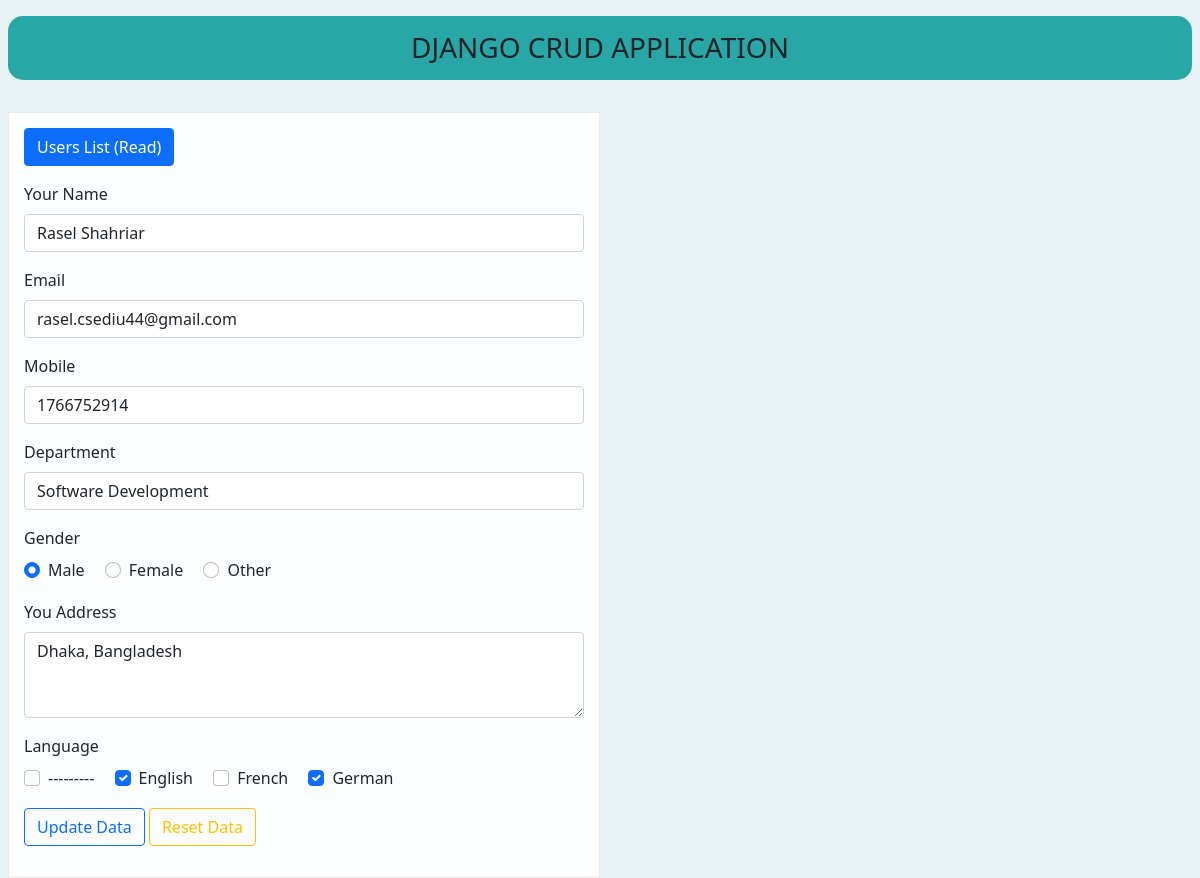
Page /4/ on the committed database.
### app/models.py (models this page shows, shortened)
class UserModel(models.Model):
    name = models.CharField(max_length=100, null=True, blank=True)
    email = models.EmailField(max_length=50, null=True, blank=True)
    mobile = models.IntegerField(null=True, blank=True)
    DEPARTMENTS = (
        ('', 'Select'),
        ('Music Production', 'Music Production'),
        ('Software Development', 'Software Development'),
        ('Computer Gaming', 'Computer Gaming'),
    )
    department = models.CharField(max_length=100, null=True, blank=True, choices=DEPARTMENTS)
    GENDERS = (
        ('Male', 'Male'),
        ('Female', 'Female'),
        ('Other', 'Other'),
    )
    gender = models.CharField(max_length=10, choices=GENDERS, null=True, default=None)
    address = models.TextField(null=True, blank=True)
    LANGUAGES = (
        ('English', 'English'),
        ('French', 'French'),
        ('German', 'German'),
    )
    language = MultiSelectField(max_length=150, null=True, blank=True, choices=LANGUAGES)
    date_created = models.DateTimeField(auto_now_add=True)

### app/views.py (the view)
# urls.py: path('<int:pk>/', update, name='update'),
def update(request, pk):
    get_user_data = get_object_or_404(UserModel, pk=pk)
    form = UserForm(instance=get_user_data)
    if request.method == 'POST':
        form = UserForm(request.POST, instance=get_user_data)
        if form.is_valid():
            form.save()
            messages.success(request, 'User updated')
            return redirect('read')
    context = { 'form':form }
    return render(request, 'app/update.html', context)

### app/templates/app/update.html (shortened to what this page needs)
<!DOCTYPE html>
<html lang="en">
<head>
    <link href="https://cdn.jsdelivr.net/npm/bootstrap@5.0.0-beta1/dist/css/bootstrap.min.css" rel="stylesheet"
>
</head>
<body style="background-color:#add8e64a;">
    <div class="container-fluid">
        <div class="row gx-2 pt-3">
            <h3 class="text-center" style="background-color:  #29A6A6; padding: 15px; border-radius: 15px;">
                DJANGO CRUD APPLICATION</h3>
            <div class="col-md-6 mt-4" style="border:1px solid #80808029; padding:15px;background-color:#ffffffde;">
                <a class="btn btn-primary mb-3" href="{% url 'read' %}">Users List (Read)</a>
                <form method="post" novalidate>
                    <div class="mb-3">
                        <label for="name" class="form-label">{{form.name.label}}</label>
                        {{form.name}}
                    </div>
                    <div class="mb-3">
                        <label for="email" class="form-label">{{form.email.label}}</label>
                        {{form.email}}
                    </div>
                    <div class="mb-3">
                        <label for="mobile" class="form-label">{{form.mobile.label}}</label>
                        {{form.mobile}}
                    </div>
                    <div class="mb-3">
                        <label for="department" class="form-label">{{form.department.label}}</label>
                        {{form.department}}
                    </div>
                    <div class="mb-3">
                        <label for="gender" class="form-label">{{form.gender.label}}</label><br />
                        {% for radio in form.gender %}
                        <div class="form-check form-check-inline">
                            {{radio.tag}}
                            <label class="form-check-label">{{radio.choice_label}}</label>
                        </div>
                        {% endfor %}
                    </div>
                    <div class="mb-3">
                        <label class="form-label">{{form.address.label}}</label>
                        {{form.address}}
                    </div>
                    <div class="mb-3">
                        <label for="languages" class="form-label">{{form.language.label}}</label><br />
                        {% for checkbox in form.language %}
                        <div class="form-check form-check-inline">
                            {{checkbox.tag}}
                            <label class="form-check-label">{{checkbox.choice_label}}</label>
                        </div>
                        {% endfor %}
                    </div>
                    <div class="mb-3">
                        <button type="submit" class="btn btn-outline-primary">Update Data</button>
                        <button type="reset" class="btn btn-outline-warning">Reset Data</button>
                    </div>
            </div>
        </div>
    </div>
</body>
</html>

### rows in the picture
UserModel: name "Rasel Shahriar", email "rasel.csediu44@gmail.com", mobile "1766752914", department "Software Development", address "Dhaka, Bangladesh"

### other values in the picture
{{ radio.choice_label }} "Male" "Female" "Other"
{{ checkbox.choice_label }} "---------" "English" "French" "German"
